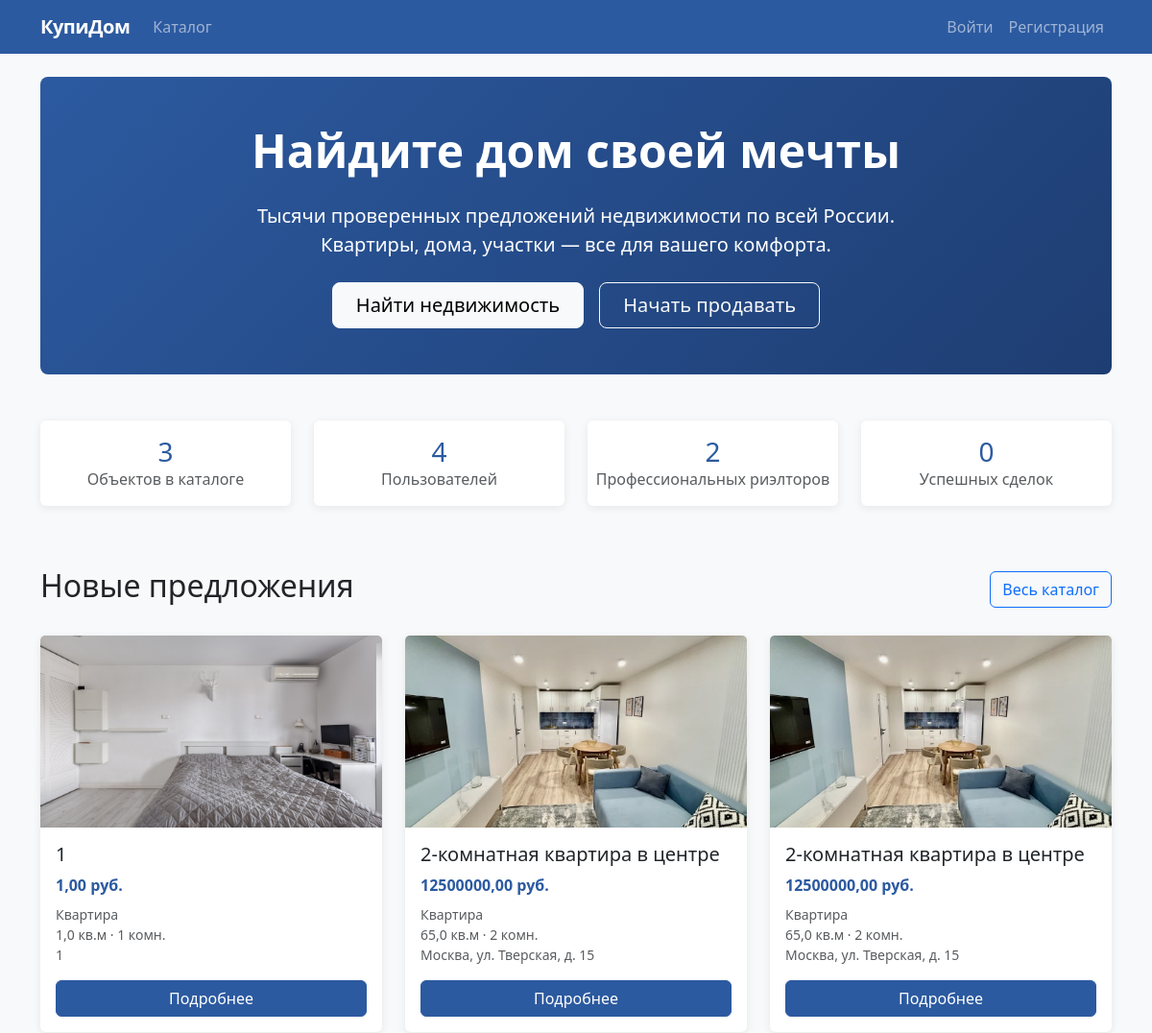
The app's page / (upper part), older data.
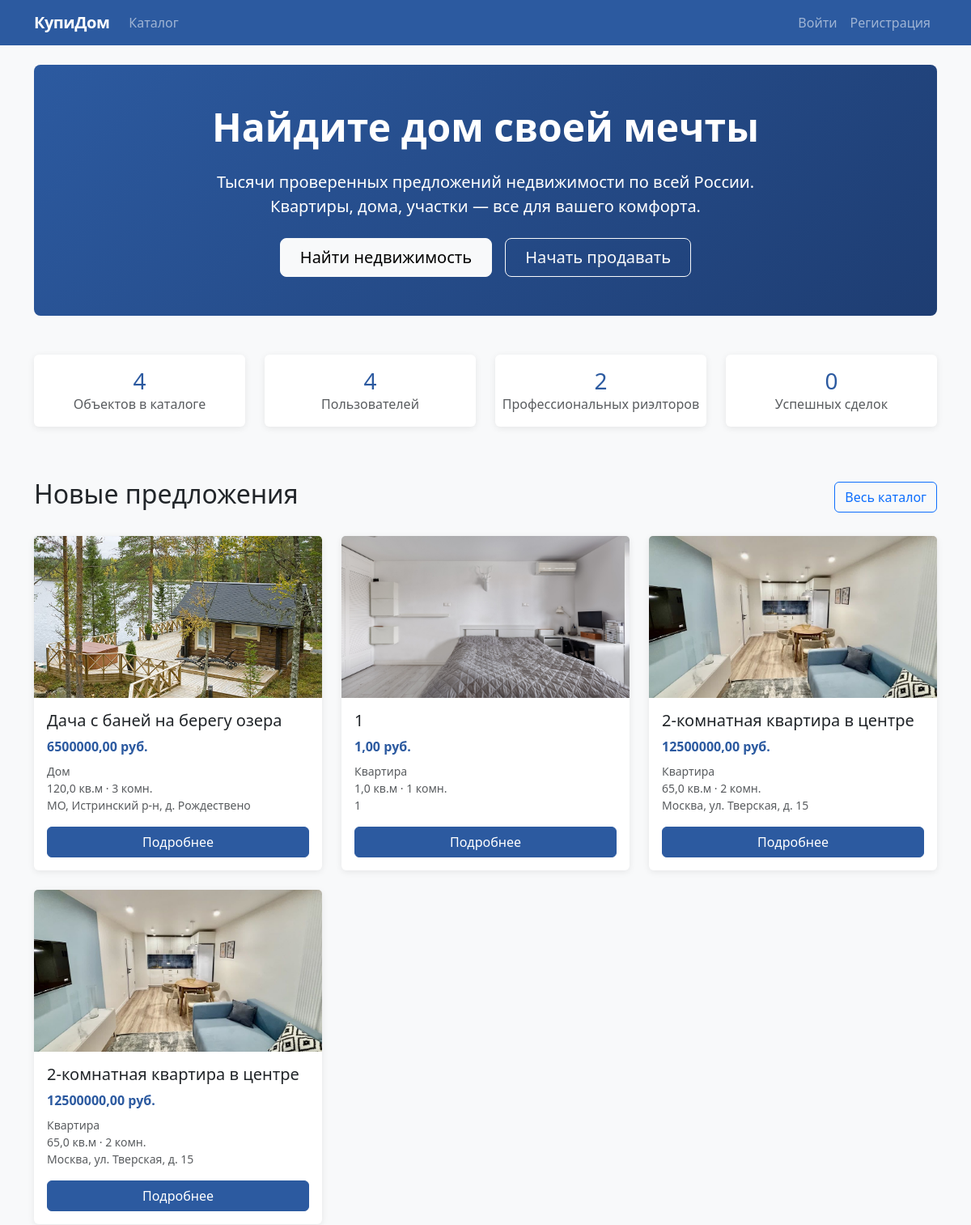
The same page, newer data.
### realty/models.py (models this page shows, shortened)
class Property(models.Model):
    STATUS_CHOICES = (
        ('active', 'Актуально'),
        ('sold', 'Продано'),
        ('hidden', 'Скрыто'),
    )
    PROPERTY_TYPES = (
        ('apartment', 'Квартира'),
        ('house', 'Дом'),
        ('land', 'Земельный участок'),
        ('commercial', 'Коммерческая недвижимость'),
    )
    title = models.CharField('Название', max_length=200)
    description = models.TextField('Описание')
    price = models.DecimalField('Цена', max_digits=12, decimal_places=2)
    property_type = models.CharField('Тип недвижимости', max_length=20, choices=PROPERTY_TYPES)
    area = models.FloatField('Площадь (кв.м)')
    rooms = models.IntegerField('Количество комнат', blank=True, null=True)
    location = models.CharField('Местоположение', max_length=300)
    created_by = models.ForeignKey(CustomUser, on_delete=models.CASCADE, related_name='properties')
    status = models.CharField('Статус', max_length=10, choices=STATUS_CHOICES, default='active')
    views = models.IntegerField('Просмотры', default=0)
    created_at = models.DateTimeField(auto_now_add=True)
    updated_at = models.DateTimeField(auto_now=True)
    class Meta:
        verbose_name = 'Объект недвижимости'
        verbose_name_plural = 'Объекты недвижимости'
        ordering = ['-created_at']

class PropertyImage(models.Model):
    property = models.ForeignKey(Property, on_delete=models.CASCADE, related_name='images')
    image = models.ImageField('Изображение', upload_to='property_images/')
    is_main = models.BooleanField('Основное изображение', default=False)

### realty/views.py (the view)
# urls.py: path('', views.home, name='home'),
def home(request):
    properties = Property.objects.filter(status='active')[:6]
    properties_count = Property.objects.filter(status='active').count()
    users_count = CustomUser.objects.count()
    realtors_count = CustomUser.objects.filter(user_type='realtor').count()
    sold_count = Property.objects.filter(status='sold').count()
    return render(request, 'realty/home.html', {
        'properties': properties,
        'properties_count': properties_count,
        'users_count': users_count,
        'realtors_count': realtors_count,
        'sold_count': sold_count,
    })

### realty/templates/realty/home.html (shortened to what this page needs)
{% extends 'realty/base.html' %}
{% block content %}
<div class="hero-section bg-primary text-white py-5 mb-5 rounded-3">
    <div class="container">
        <div class="row align-items-center">
            <div class="col-lg-8 mx-auto text-center">
                <h1 class="display-5 fw-bold mb-4">Найдите дом своей мечты</h1>
                <p class="lead mb-4">Тысячи проверенных предложений недвижимости по всей России. Квартиры, дома, участки — все для вашего комфорта.</p>
                <div class="d-flex gap-3 justify-content-center flex-wrap">
                    <a href="{% url 'property_list' %}" class="btn btn-light btn-lg px-4">Найти недвижимость</a>
                    {% if user.is_authenticated %}
                    <a href="{% url 'property_create' %}" class="btn btn-outline-light btn-lg px-4">Продать недвижимость</a>
                    {% else %}
                    <a href="{% url 'register' %}" class="btn btn-outline-light btn-lg px-4">Начать продавать</a>
                    {% endif %}
                </div>
            </div>
        </div>
    </div>
</div>
<div class="row text-center mb-5">
    <div class="col-md-3 mb-3">
        <div class="card py-3">
            <h3 class="text-primary mb-0">{{ properties_count|default:"0" }}</h3>
            <p class="text-muted mb-0">Объектов в каталоге</p>
        </div>
    </div>
    <div class="col-md-3 mb-3">
        <div class="card py-3">
            <h3 class="text-primary mb-0">{{ users_count|default:"0" }}</h3>
            <p class="text-muted mb-0">Пользователей</p>
        </div>
    </div>
    <div class="col-md-3 mb-3">
        <div class="card py-3">
            <h3 class="text-primary mb-0">{{ realtors_count|default:"0" }}</h3>
            <p class="text-muted mb-0">Профессиональных риэлторов</p>
        </div>
    </div>
    <div class="col-md-3 mb-3">
        <div class="card py-3">
            <h3 class="text-primary mb-0">{{ sold_count|default:"0" }}</h3>
            <p class="text-muted mb-0">Успешных сделок</p>
        </div>
    </div>
</div>
<div class="mb-5">
    <div class="d-flex justify-content-between align-items-center mb-4">
        <h2 class="text-dark">Новые предложения</h2>
        <a href="{% url 'property_list' %}" class="btn btn-outline-primary">Весь каталог</a>
    </div>
    {% if properties %}
    <div class="row">
        {% for property in properties %}
        <div class="col-md-6 col-lg-4 mb-4">
            <div class="card h-100">
                {% with main_image=property.images.first %}
                    {% if main_image %}
                    <img src="{{ main_image.image.url }}" class="card-img-top" alt="{{ property.title }}" style="height: 200px; object-fit: cover;">
                    {% else %}
                    <div class="card-img-top bg-light d-flex align-items-center justify-content-center" style="height: 200px;">
                        <span class="text-muted">Нет изображения</span>
                    </div>
                    {% endif %}
                {% endwith %}
                <div class="card-body d-flex flex-column">
                    <h5 class="card-title text-dark">{{ property.title }}</h5>
                    <p class="card-text text-primary fw-bold mb-2">{{ property.price }} руб.</p>
                    <div class="text-muted small mb-3">
                        <div>{{ property.get_property_type_display }}</div>
                        <div>{{ property.area }} кв.м · {{ property.rooms }} комн.</div>
                        <div class="text-truncate">{{ property.location }}</div>
                    </div>
                    <a href="{% url 'property_detail' property.pk %}" class="btn btn-primary mt-auto">Подробнее</a>
                </div>
            </div>
        </div>
        {% endfor %}
    </div>
    {% endif %}
</div>
{% endblock %}

Row changes from the older to the newer data that the page shows:
added Property: images.first.image (picture), title "Дача с баней на берегу озера", price "6500000,00", property_type "Дом", area "120,0", rooms "3", location "МО, Истринский р-н, д. Рождествено"
Text that changed along with them:
{{ properties_count|default:"0" }}: "3" → "4"
